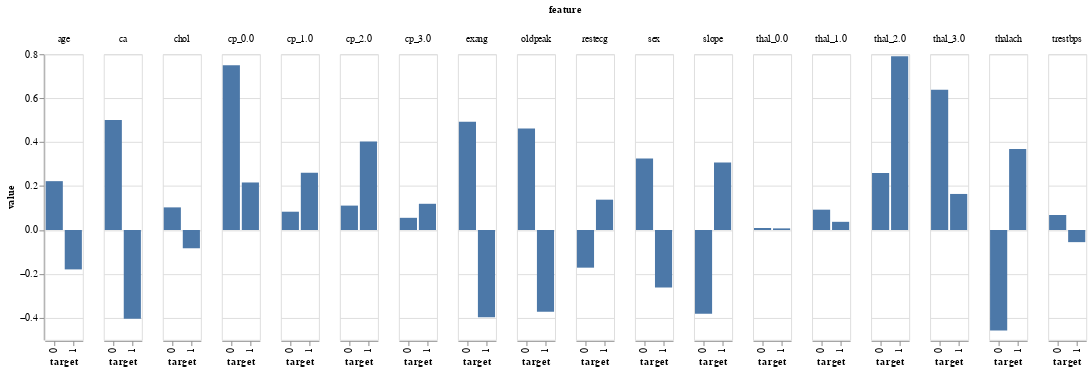

Notebook cell for this chart:
### Code cell
groupMean = pd.DataFrame(newRx,columns=newFeatureNames).groupby(ry).mean().stack().reset_index()
groupMean.columns = ["target", "feature", "value"]
alt.Chart(groupMean).mark_bar().encode(
    x = "target:O",
    y = "value",
).facet(
    column="feature"
)

### Figure 1 — Vega-Lite specification as saved in the notebook (floating-point values rounded to 4 significant figures)
{"config": {"view": {"continuousWidth": 400, "continuousHeight": 300}}, "data": {"name": "data-ecd66ef1d42913f58291289638bbc8e9"}, "facet": {"column": {"type": "nominal", "field": "feature"}}, "spec": {"mark": "bar", "encoding": {"x": {"type": "ordinal", "field": "target"}, "y": {"type": "quantitative", "field": "value"}}}, "$schema": "https://vega.github.io/schema/vega-lite/v4.0.2.json", "datasets": {"data-ecd66ef1d42913f58291289638bbc8e9": [{"target": 0, "feature": "age", "value": 0.2224}, {"target": 0, "feature": "sex", "value": 0.3253}, {"target": 0, "feature": "trestbps", "value": 0.06844}, {"target": 0, "feature": "chol", "value": 0.103}, {"target": 0, "feature": "restecg", "value": -0.1714}, {"target": 0, "feature": "thalach", "value": -0.4577}, {"target": 0, "feature": "exang", "value": 0.4927}, {"target": 0, "feature": "oldpeak", "value": 0.4619}, {"target": 0, "feature": "slope", "value": -0.3816}, {"target": 0, "feature": "ca", "value": 0.5005}, {"target": 0, "feature": "cp_0.0", "value": 0.75}, {"target": 0, "feature": "cp_1.0", "value": 0.08333}, {"target": 0, "feature": "cp_2.0", "value": 0.1111}, {"target": 0, "feature": "cp_3.0", "value": 0.05556}, {"target": 0, "feature": "thal_0.0", "value": 0.009259}, {"target": 0, "feature": "thal_1.0", "value": 0.09259}, {"target": 0, "feature": "thal_2.0", "value": 0.2593}, {"target": 0, "feature": "thal_3.0", "value": 0.6389}, {"target": 1, "feature": "age", "value": -0.1793}, {"target": 1, "feature": "sex", "value": -0.2622}, {"target": 1, "feature": "trestbps", "value": -0.05516}, {"target": 1, "feature": "chol", "value": -0.08305}, {"target": 1, "feature": "restecg", "value": 0.1381}, {"target": 1, "feature": "thalach", "value": 0.3689}, {"target": 1, "feature": "exang", "value": -0.3971}, {"target": 1, "feature": "oldpeak", "value": -0.3723}, {"target": 1, "feature": "slope", "value": 0.3076}, {"target": 1, "feature": "ca", "value": -0.4034}, {"target": 1, "feature": "cp_0.0", "value": 0.2164}, {"target": 1, "feature": "cp_1.0", "value": 0.2612}, {"target": 1, "feature": "cp_2.0", "value": 0.403}, {"target": 1, "feature": "cp_3.0", "value": 0.1194}, {"target": 1, "feature": "thal_0.0", "value": 0.007463}, {"target": 1, "feature": "thal_1.0", "value": 0.03731}, {"target": 1, "feature": "thal_2.0", "value": 0.791}, {"target": 1, "feature": "thal_3.0", "value": 0.1642}]}}
